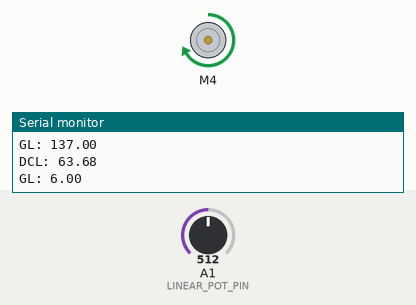
Recording of a sketch running on a simulated Arduino Uno, built with avr-gcc and run on an emulated ATmega328P. Shown: DC motor (green arrow = forward, orange = backward, longer = faster), the last lines printed to the serial monitor. Inputs (shaded band) come from the test bench; at power-on: A1 (LINEAR_POT_PIN) = 512.

Above: at 1.0 s.
1.3 s: A1 (LINEAR_POT_PIN) set to 1023
At 4.2 s:
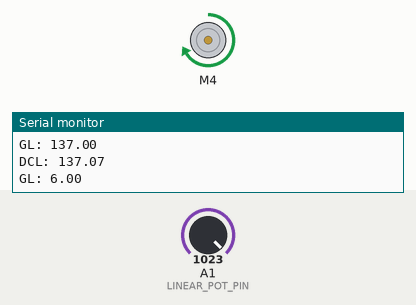
4.3 s: A1 (LINEAR_POT_PIN) set to 1009
5.8 s: A1 (LINEAR_POT_PIN) set to 60
7.3 s: A1 (LINEAR_POT_PIN) set to 50
At 10.2 s:
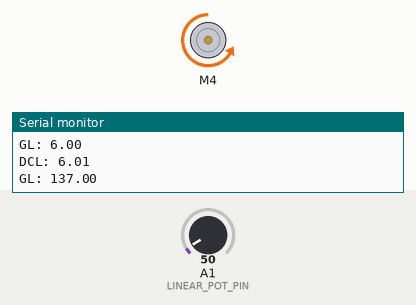
10.3 s: A1 (LINEAR_POT_PIN) set to 0
Timing chart, 0 to 12.8 s (numbered marks = the images above; inputs shaded):
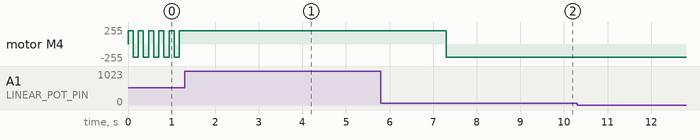

The sketch:

L16P_pstnfeedbck__ino.ino
```cpp
/*Firgelli Linear actuator code. L-16-140mm-positional Accuray=0.5mm*/

#include <AFMotor.h>

AF_DCMotor linearActuator(4);

#define LINEAR_POT_PIN A1 //1013<blue lead <0
#define LINEAR_POS_REF_PIN A0 //green lead
#define LINEAR_NEG_REF_PIN A2 //yellow lead

float linearActuatorTolerance = 0.5; //specified in the datasheet
float actuatorMax = 137.0;
float currentlength = 0.;
float goallength = 0;
float length = 0;
int pinValue = 0;

float mmToADC(float distance) {
  // Cubic fit to the calibration measurements
  return distance*(8.4-distance*(0.005-distance*0.000014));
}

float ADCtomm(int adc) {
  // Cubic fit to the calibration measurements
  return adc*(0.12+adc*(3.44e-6+adc*1.0e-8));
}

float getLength() {
  return ADCtomm(analogRead(LINEAR_POT_PIN));
}

void setLinearActuator(float length) {
  if (length > actuatorMax) length = actuatorMax;
  if (length < 0) length = 0;
  linearActuator.setSpeed(200);
  currentlength = getLength();

  Serial.print("CL: ");
  Serial.println(currentlength);
  Serial.print("GL: ");
  Serial.println(length);

  float oldLength = currentlength;
  int count = 0;
  while(abs(currentlength - length) > linearActuatorTolerance) {
    currentlength = getLength();
    if (currentlength == oldLength) count++;
    else count = 0;

    if (count > 500)
    {
      linearActuator.run(RELEASE);
      linearActuator.setSpeed(0);
      Serial.print("D");
      return;
    }

    if (length > currentlength) linearActuator.run(BACKWARD);
    else linearActuator.run(FORWARD);
  }
  linearActuator.run(RELEASE);
  linearActuator.setSpeed(0);
  Serial.print("D");
}

void setup() {
  Serial.begin(9600);           // set up Serial library at 9600 bps
  pinMode(LINEAR_POT_PIN, INPUT);
  //pinMode(LINEAR_POS_REF_PIN, INPUT);
  digitalWrite(LINEAR_POS_REF_PIN, HIGH);
  //pinMode(LINEAR_NEG_REF_PIN, INPUT);
  digitalWrite(LINEAR_NEG_REF_PIN, LOW);
}

void loop() {
  setLinearActuator(6.0);
  setLinearActuator(137.0);
}
```

Measured:
- the behaviour switches between 55 and 54 on A1 (LINEAR_POT_PIN) (found by bisection; images 1 and 2)
- after the input at 1.3 s, motor M4: stops changing and stays forward 200/255
- after the input at 5.8 s, every drawn part: stays the same
- after the input at 7.3 s, motor M4: forward 200/255 → backward 200/255 at once
- by itself, motor M4: alternates forward 200/255 for 0.12 s and backward 200/255 for 0.12 s
